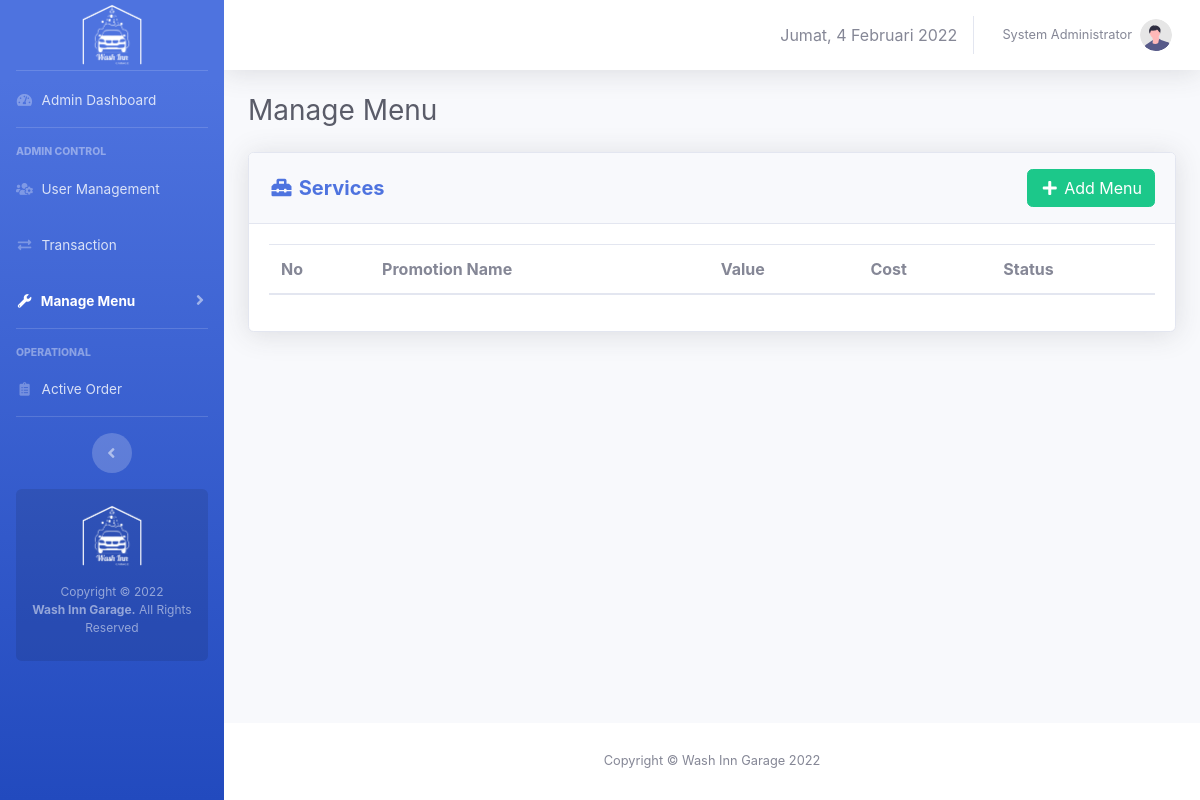
The page /admin/promotions-menu.php (signed in) on the database as committed earlier.
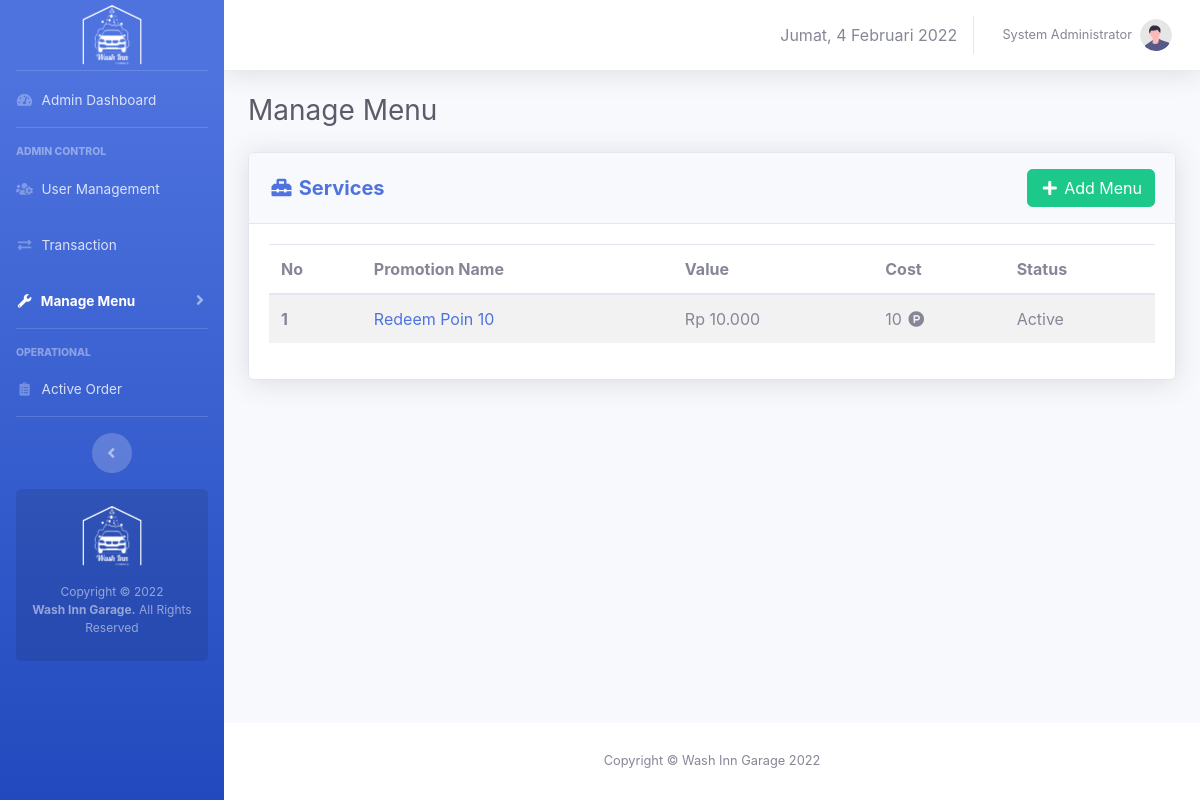
The same page on the database as committed later.
### tables this page shows
CREATE TABLE `menus` (
  `id` int(10) NOT NULL,
  `type` enum('service','merchandise','food','beverage','promotion') NOT NULL,
  `category` enum('Car','Motorcycle') DEFAULT NULL,
  `name` varchar(50) NOT NULL,
  `price` int(20) NOT NULL,
  `image` varchar(100) DEFAULT 'no-thumbnail.jpg',
  `description` varchar(1000) DEFAULT NULL,
  `stock` int(10) DEFAULT NULL,
  `poin` int(11) NOT NULL,
  `status` enum('active','inactive','out of stock') NOT NULL
);

### core/init.php (called while the page is built, shortened)
<?php
if (!empty($_SERVER['HTTPS']) && ('on' == $_SERVER['HTTPS'])) {
  $home = 'https://';
} else {
  $home = 'http://';
}
$home   .= $_SERVER['HTTP_HOST'] . '/washinngarage';
$assets  = $home . '/assets';

### admin/promotions-menu.php (the view, shortened to what this page needs)
<?php
require_once 'admin-only.php';
$i = 1;
$query_getServices = "SELECT * FROM menus WHERE type = 'promotion'";
$execute_getServices = mysqli_query($link, $query_getServices);
?>
<!DOCTYPE html>
<html>
<head>
    <link rel="stylesheet" type="text/css" href="<?= $assets ?>/css/sb-admin-2.min.css">
    <link href="<?= $assets ?>/vendor/fontawesome-free/css/all.min.css" rel="stylesheet" type="text/css">
    <link href="<?= $assets ?>/vendor/datatables/dataTables.bootstrap4.min.css" rel="stylesheet">
</head>
<body class="page-top">
    <div id="wrapper">
        <?php require_once 'view-template/sidebar.php'; ?>
        <div id="content-wrapper" class="d-flex flex-column">
            <div id="content">
                <?php require_once 'view-template/topbar.php'; ?>
                <div class="container-fluid">
                    <div class="d-sm-flex align-items-center justify-content-between mb-4">
                        <h1 class="h3 mb-0 text-gray-800">Manage Menu </h1>
                    </div>
                    <div class="row">
                        <div class="col-xl-12 col-lg-12" id="panelUtama">
                            <div class="card shadow mb-4">
                                <div class="card-header py-3 d-flex flex-row align-items-center justify-content-between">
                                    <h5 class="m-0 font-weight-bold text-primary"><i class="fas fa-toolbox fa-fw"></i> Services</h5>
                                    <a data-toggle="modal" data-target="#addMenuModal" class="btn btn-success"><i class="fas fa-plus fa-fw"></i> Add Menu</a>
                                </div>
                                <div class="card-body">
                                    <table class="table table-striped" id="services">
                                        <thead>
                                            <tr>
                                                <th scope="col">No</th>
                                                <th scope="col">Promotion Name</th>
                                                <th scope="col">Value</th>
                                                <th scope="col">Cost</th>
                                                <th scope="col">Status</th>
                                            </tr>
                                        </thead>
                                        <tbody>
                                            <?php while ($service = mysqli_fetch_assoc($execute_getServices)) {
                                                $status = ($service['status'] == 'active') ? 'Active' : 'Inactive';
                                                $type = ($service['type'] == 'service') ? 'Service' : 'other';
                                                $price = 'Rp ' . number_format($service['price'], 0, ',', '.')
                                            ?>
                                                <tr onclick="openDetail('<?= $service['image'] . '\',\'' . $service['name'] . '\',\'' . $type . '\',\'' . $service['category'] . '\',\'' . $price . '\',\'' . $status . '\',\'' . $service['description'] . '\',\'' . $service['id'] . '\',\'' . $service['price'] . '\',\'' . $service['poin'] ?>')">
                                                    <th scope="row"><?= $i ?></th>
                                                    <td><a href="#" class="text-decoration-none"><?= $service['name'] ?></a></td>
                                                    <td><?= $price ?></td>
                                                    <td><?= $service['poin'] ?> <i class="fab fa-product-hunt fa-fw"></i></td>
                                                    <td><?= $status ?></td>
                                                </tr>
                                            <?php $i++;
                                            } ?>
                                        </tbody>
                                    </table>
                                </div>
                            </div>
                        </div>
                    </div>
                </div>
            </div>
            <?php require_once "view-template/footer.php" ?>
        </div>
    </div>
</body>
</html>

Rows that differ between the two databases and show on the page:
added menus: name "Redeem Poin 10", price "Rp 10.000", poin "10", status "Active"
